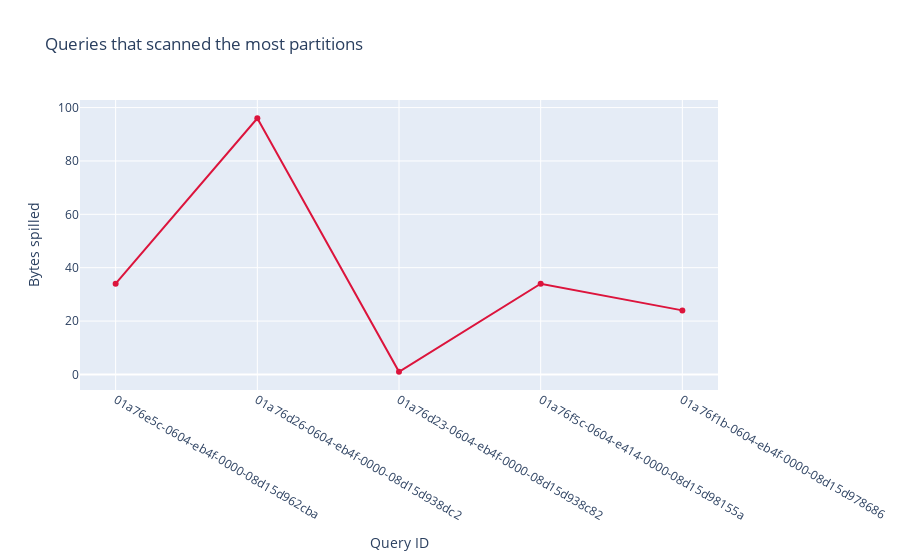

Write notebook code for a chart like this one.
### Code cell
##TODO: Put labels on the axis
## Queries that scanned most data

trace1  = go.Scatter(
        mode='lines+markers',
        x = df['query_id'],
        y = df['partitions_scanned'],
        name="Partitions Scanned",
        marker_color='crimson'
    )

data = [trace1]

layout = go.Layout(
    title_text='Queries that scanned the most partitions',
    yaxis=dict(
        # range = [0, 100],
        side = 'left',
        title="Bytes spilled"
        
    ),
    xaxis=dict(
        title="Query ID"

    )
    
)
fig = go.Figure(data=data, layout=layout)
fig.show()

### Figure 1 — Plotly figure (JSON) as saved in the notebook; plotly's stock layout.template omitted (floating-point values rounded to 4 significant figures)
{"data": [{"marker": {"color": "crimson"}, "mode": "lines+markers", "name": "Partitions Scanned", "type": "scatter", "x": ["01a76e5c-0604-eb4f-0000-08d15d962cba", "01a76d26-0604-eb4f-0000-08d15d938dc2", "01a76d23-0604-eb4f-0000-08d15d938c82", "01a76f5c-0604-e414-0000-08d15d98155a", "01a76f1b-0604-eb4f-0000-08d15d978686"], "y": [34, 96, 1, 34, 24]}], "layout": {"title": {"text": "Queries that scanned the most partitions"}, "xaxis": {"title": {"text": "Query ID"}}, "yaxis": {"side": "left", "title": {"text": "Bytes spilled"}}}}
